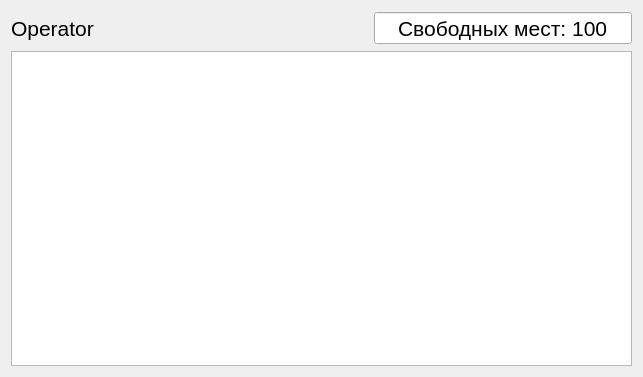
<?xml version="1.0" encoding="UTF-8"?>
<ui version="4.0">
 <class>Form</class>
 <widget class="QWidget" name="Form">
  <property name="geometry">
   <rect>
    <x>0</x>
    <y>0</y>
    <width>643</width>
    <height>377</height>
   </rect>
  </property>
  <property name="windowTitle">
   <string>Form</string>
  </property>
  <layout class="QVBoxLayout" name="verticalLayout">
   <item>
    <layout class="QHBoxLayout" name="horizontalLayout">
     <item>
      <widget class="QLabel" name="cashier">
       <property name="font">
        <font>
         <pointsize>16</pointsize>
        </font>
       </property>
       <property name="text">
        <string>Operator</string>
       </property>
      </widget>
     </item>
     <item>
      <spacer name="horizontalSpacer">
       <property name="orientation">
        <enum>Qt::Horizontal</enum>
       </property>
       <property name="sizeHint" stdset="0">
        <size>
         <width>40</width>
         <height>20</height>
        </size>
       </property>
      </spacer>
     </item>
     <item>
      <widget class="QSpinBox" name="free_places">
       <property name="enabled">
        <bool>true</bool>
       </property>
       <property name="minimumSize">
        <size>
         <width>250</width>
         <height>0</height>
        </size>
       </property>
       <property name="palette">
        <palette>
         <active>
          <colorrole role="Button">
           <brush brushstyle="SolidPattern">
            <color alpha="255">
             <red>240</red>
             <green>240</green>
             <blue>240</blue>
            </color>
           </brush>
          </colorrole>
         </active>
         <inactive>
          <colorrole role="Button">
           <brush brushstyle="SolidPattern">
            <color alpha="255">
             <red>255</red>
             <green>255</green>
             <blue>255</blue>
            </color>
           </brush>
          </colorrole>
         </inactive>
         <disabled>
          <colorrole role="Button">
           <brush brushstyle="SolidPattern">
            <color alpha="255">
             <red>240</red>
             <green>240</green>
             <blue>240</blue>
            </color>
           </brush>
          </colorrole>
         </disabled>
        </palette>
       </property>
       <property name="font">
        <font>
         <pointsize>16</pointsize>
        </font>
       </property>
       <property name="alignment">
        <set>Qt::AlignCenter</set>
       </property>
       <property name="readOnly">
        <bool>true</bool>
       </property>
       <property name="buttonSymbols">
        <enum>QAbstractSpinBox::NoButtons</enum>
       </property>
       <property name="suffix">
        <string/>
       </property>
       <property name="prefix">
        <string>Свободных мест: </string>
       </property>
       <property name="maximum">
        <number>1000000000</number>
       </property>
       <property name="value">
        <number>100</number>
       </property>
      </widget>
     </item>
    </layout>
   </item>
   <item>
    <widget class="QListView" name="terminals">
     <property name="editTriggers">
      <set>QAbstractItemView::NoEditTriggers</set>
     </property>
     <property name="dragDropMode">
      <enum>QAbstractItemView::DragDrop</enum>
     </property>
     <property name="selectionMode">
      <enum>QAbstractItemView::NoSelection</enum>
     </property>
     <property name="resizeMode">
      <enum>QListView::Adjust</enum>
     </property>
     <property name="viewMode">
      <enum>QListView::IconMode</enum>
     </property>
    </widget>
   </item>
  </layout>
 </widget>
 <resources/>
 <connections/>
</ui>
